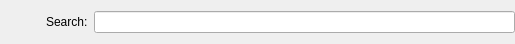
<ui version="4.0" >
 <class>SearchBar</class>
 <widget class="QWidget" name="SearchBar" >
  <property name="geometry" >
   <rect>
    <x>0</x>
    <y>0</y>
    <width>515</width>
    <height>44</height>
   </rect>
  </property>
  <property name="windowTitle" >
   <string>Form</string>
  </property>
  <layout class="QHBoxLayout" >
   <property name="spacing" >
    <number>6</number>
   </property>
   <property name="margin" >
    <number>0</number>
   </property>
   <item>
    <widget class="QPushButton" name="clearButton" >
     <property name="text" >
      <string/>
     </property>
     <property name="icon" >
      <iconset resource="profit.qrc" >
       <normaloff>:/images/buttons/locationbar_erase.png</normaloff>:/images/buttons/locationbar_erase.png</iconset>
     </property>
     <property name="flat" >
      <bool>true</bool>
     </property>
    </widget>
   </item>
   <item>
    <widget class="QLabel" name="label" >
     <property name="text" >
      <string>Search:</string>
     </property>
    </widget>
   </item>
   <item>
    <widget class="QLineEdit" name="searchEdit" >
     <property name="text" >
      <string/>
     </property>
    </widget>
   </item>
  </layout>
 </widget>
 <resources>
  <include location="profit.qrc" />
 </resources>
 <connections/>
</ui>
